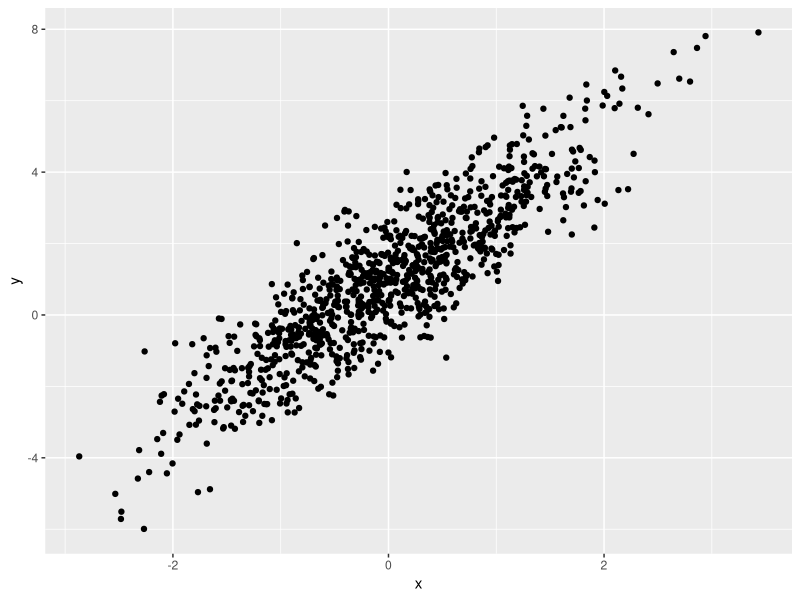
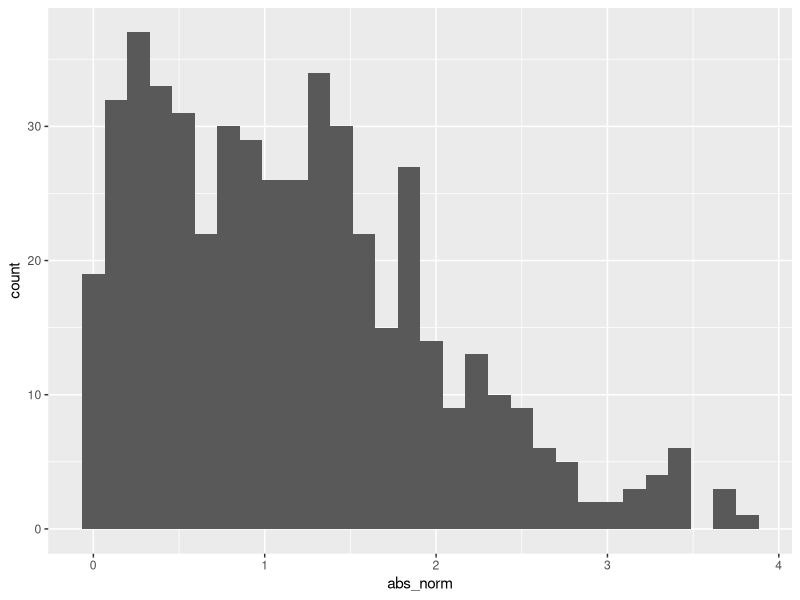

Generate these figures, in order, with R:
## ---- chunk 1
library(tidyverse)
## ---- chunk 2
samp = rnorm(100)
length(samp)
## ---- chunk 3
plot_df = 
  tibble(
    x = rnorm(n = 1000), # x is normal distribution
    y = 1 + 2 * x + rnorm(n = 1000)
  )

ggplot(plot_df, aes(x = x, y = y)) + geom_point()
## ---- chunk 4
la_df = 
  tibble(
    norm = rnorm(n = 500, mean = 1), # x is normal distribution
    logical = norm > 0,
    abs_norm = abs(norm)
  )

ggplot(la_df, aes(x = abs_norm)) + geom_histogram()
